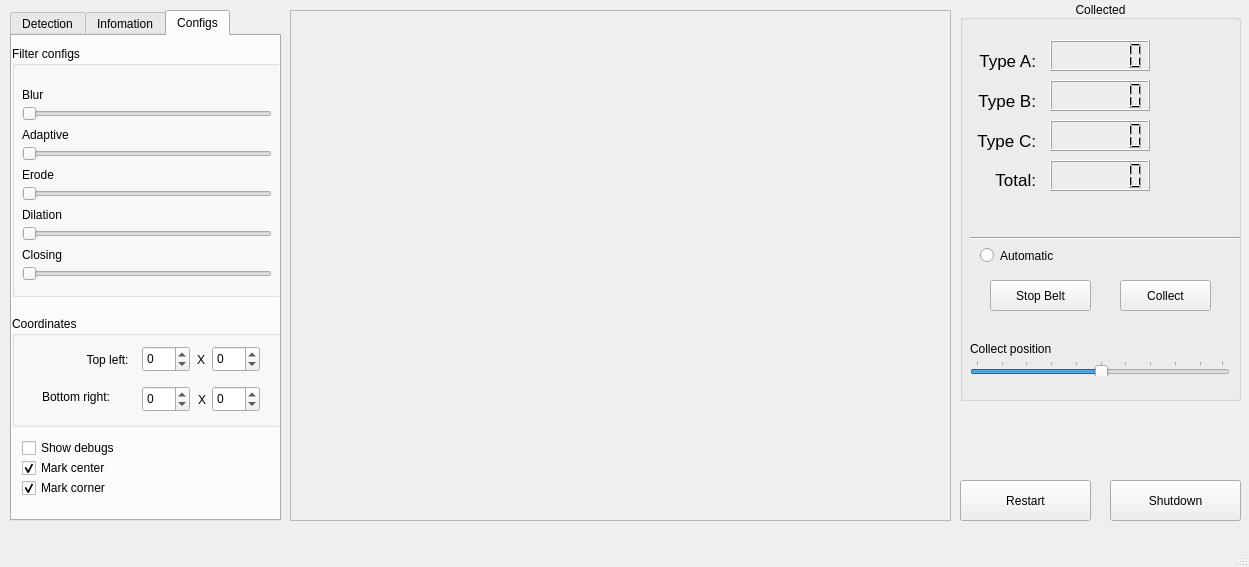
<?xml version="1.0" encoding="UTF-8"?>
<ui version="4.0">
 <class>MainWindow</class>
 <widget class="QMainWindow" name="MainWindow">
  <property name="geometry">
   <rect>
    <x>0</x>
    <y>0</y>
    <width>1249</width>
    <height>567</height>
   </rect>
  </property>
  <property name="focusPolicy">
   <enum>Qt::WheelFocus</enum>
  </property>
  <property name="windowTitle">
   <string>find object</string>
  </property>
  <property name="windowIcon">
   <iconset>
    <normaloff>images/object_01.png</normaloff>images/object_01.png</iconset>
  </property>
  <widget class="QWidget" name="centralwidget">
   <property name="sizePolicy">
    <sizepolicy hsizetype="Maximum" vsizetype="Maximum">
     <horstretch>0</horstretch>
     <verstretch>0</verstretch>
    </sizepolicy>
   </property>
   <widget class="QFrame" name="frame">
    <property name="geometry">
     <rect>
      <x>290</x>
      <y>10</y>
      <width>661</width>
      <height>511</height>
     </rect>
    </property>
    <property name="frameShape">
     <enum>QFrame::StyledPanel</enum>
    </property>
    <property name="frameShadow">
     <enum>QFrame::Raised</enum>
    </property>
    <widget class="QLabel" name="camera_label">
     <property name="geometry">
      <rect>
       <x>10</x>
       <y>10</y>
       <width>640</width>
       <height>491</height>
      </rect>
     </property>
     <property name="sizePolicy">
      <sizepolicy hsizetype="Maximum" vsizetype="Maximum">
       <horstretch>0</horstretch>
       <verstretch>0</verstretch>
      </sizepolicy>
     </property>
     <property name="text">
      <string/>
     </property>
     <property name="pixmap">
      <pixmap>../../../../../../home/hungtooc/Pictures/7e5af3311146d8188157.jpg</pixmap>
     </property>
     <property name="scaledContents">
      <bool>true</bool>
     </property>
    </widget>
   </widget>
   <widget class="QGroupBox" name="groupBox_2">
    <property name="geometry">
     <rect>
      <x>960</x>
      <y>0</y>
      <width>281</width>
      <height>401</height>
     </rect>
    </property>
    <property name="title">
     <string>Collected</string>
    </property>
    <property name="alignment">
     <set>Qt::AlignBottom|Qt::AlignHCenter</set>
    </property>
    <widget class="QLCDNumber" name="n_objectA">
     <property name="geometry">
      <rect>
       <x>90</x>
       <y>40</y>
       <width>100</width>
       <height>31</height>
      </rect>
     </property>
     <property name="font">
      <font>
       <weight>50</weight>
       <bold>false</bold>
      </font>
     </property>
     <property name="frameShape">
      <enum>QFrame::Box</enum>
     </property>
     <property name="smallDecimalPoint">
      <bool>false</bool>
     </property>
     <property name="digitCount">
      <number>6</number>
     </property>
    </widget>
    <widget class="QLCDNumber" name="n_objectB">
     <property name="geometry">
      <rect>
       <x>90</x>
       <y>80</y>
       <width>100</width>
       <height>31</height>
      </rect>
     </property>
     <property name="font">
      <font>
       <weight>50</weight>
       <bold>false</bold>
       <stylestrategy>PreferDefault</stylestrategy>
      </font>
     </property>
     <property name="cursor">
      <cursorShape>ArrowCursor</cursorShape>
     </property>
     <property name="focusPolicy">
      <enum>Qt::StrongFocus</enum>
     </property>
     <property name="frameShape">
      <enum>QFrame::Box</enum>
     </property>
     <property name="smallDecimalPoint">
      <bool>false</bool>
     </property>
     <property name="digitCount">
      <number>6</number>
     </property>
    </widget>
    <widget class="QLabel" name="label_3">
     <property name="geometry">
      <rect>
       <x>10</x>
       <y>50</y>
       <width>66</width>
       <height>21</height>
      </rect>
     </property>
     <property name="font">
      <font>
       <pointsize>13</pointsize>
      </font>
     </property>
     <property name="layoutDirection">
      <enum>Qt::LeftToRight</enum>
     </property>
     <property name="text">
      <string>Type A:</string>
     </property>
     <property name="scaledContents">
      <bool>false</bool>
     </property>
     <property name="alignment">
      <set>Qt::AlignRight|Qt::AlignTrailing|Qt::AlignVCenter</set>
     </property>
    </widget>
    <widget class="QLabel" name="label_5">
     <property name="geometry">
      <rect>
       <x>10</x>
       <y>90</y>
       <width>66</width>
       <height>21</height>
      </rect>
     </property>
     <property name="font">
      <font>
       <pointsize>13</pointsize>
      </font>
     </property>
     <property name="layoutDirection">
      <enum>Qt::LeftToRight</enum>
     </property>
     <property name="text">
      <string>Type B:</string>
     </property>
     <property name="scaledContents">
      <bool>false</bool>
     </property>
     <property name="alignment">
      <set>Qt::AlignRight|Qt::AlignTrailing|Qt::AlignVCenter</set>
     </property>
    </widget>
    <widget class="QLCDNumber" name="n_objectC">
     <property name="geometry">
      <rect>
       <x>90</x>
       <y>120</y>
       <width>100</width>
       <height>31</height>
      </rect>
     </property>
     <property name="font">
      <font>
       <weight>50</weight>
       <bold>false</bold>
      </font>
     </property>
     <property name="frameShape">
      <enum>QFrame::Box</enum>
     </property>
     <property name="smallDecimalPoint">
      <bool>false</bool>
     </property>
     <property name="digitCount">
      <number>6</number>
     </property>
    </widget>
    <widget class="QLabel" name="label_7">
     <property name="geometry">
      <rect>
       <x>10</x>
       <y>130</y>
       <width>66</width>
       <height>21</height>
      </rect>
     </property>
     <property name="font">
      <font>
       <pointsize>13</pointsize>
      </font>
     </property>
     <property name="layoutDirection">
      <enum>Qt::LeftToRight</enum>
     </property>
     <property name="text">
      <string>Type C:</string>
     </property>
     <property name="scaledContents">
      <bool>false</bool>
     </property>
     <property name="alignment">
      <set>Qt::AlignRight|Qt::AlignTrailing|Qt::AlignVCenter</set>
     </property>
    </widget>
    <widget class="QLabel" name="label_8">
     <property name="geometry">
      <rect>
       <x>10</x>
       <y>170</y>
       <width>66</width>
       <height>21</height>
      </rect>
     </property>
     <property name="font">
      <font>
       <pointsize>13</pointsize>
       <weight>50</weight>
       <bold>false</bold>
      </font>
     </property>
     <property name="layoutDirection">
      <enum>Qt::LeftToRight</enum>
     </property>
     <property name="text">
      <string>Total:</string>
     </property>
     <property name="textFormat">
      <enum>Qt::RichText</enum>
     </property>
     <property name="scaledContents">
      <bool>false</bool>
     </property>
     <property name="alignment">
      <set>Qt::AlignRight|Qt::AlignTrailing|Qt::AlignVCenter</set>
     </property>
    </widget>
    <widget class="QLCDNumber" name="n_total">
     <property name="geometry">
      <rect>
       <x>90</x>
       <y>160</y>
       <width>100</width>
       <height>31</height>
      </rect>
     </property>
     <property name="font">
      <font>
       <pointsize>11</pointsize>
       <weight>50</weight>
       <bold>false</bold>
      </font>
     </property>
     <property name="smallDecimalPoint">
      <bool>false</bool>
     </property>
     <property name="digitCount">
      <number>6</number>
     </property>
     <property name="value" stdset="0">
      <double>0.000000000000000</double>
     </property>
     <property name="intValue" stdset="0">
      <number>0</number>
     </property>
    </widget>
    <widget class="Line" name="line_4">
     <property name="geometry">
      <rect>
       <x>10</x>
       <y>230</y>
       <width>290</width>
       <height>16</height>
      </rect>
     </property>
     <property name="orientation">
      <enum>Qt::Horizontal</enum>
     </property>
    </widget>
    <widget class="QRadioButton" name="radioButton">
     <property name="geometry">
      <rect>
       <x>20</x>
       <y>240</y>
       <width>141</width>
       <height>31</height>
      </rect>
     </property>
     <property name="text">
      <string>Automatic </string>
     </property>
    </widget>
    <widget class="QPushButton" name="pushButton_stopbelt">
     <property name="geometry">
      <rect>
       <x>30</x>
       <y>280</y>
       <width>101</width>
       <height>31</height>
      </rect>
     </property>
     <property name="text">
      <string>Stop Belt</string>
     </property>
    </widget>
    <widget class="QPushButton" name="pushButton_collect">
     <property name="geometry">
      <rect>
       <x>160</x>
       <y>280</y>
       <width>91</width>
       <height>31</height>
      </rect>
     </property>
     <property name="text">
      <string>Collect</string>
     </property>
    </widget>
    <widget class="QSlider" name="horizontalSlider_collectline">
     <property name="geometry">
      <rect>
       <x>10</x>
       <y>360</y>
       <width>260</width>
       <height>16</height>
      </rect>
     </property>
     <property name="minimum">
      <number>0</number>
     </property>
     <property name="value">
      <number>50</number>
     </property>
     <property name="orientation">
      <enum>Qt::Horizontal</enum>
     </property>
     <property name="tickPosition">
      <enum>QSlider::TicksAbove</enum>
     </property>
     <property name="tickInterval">
      <number>10</number>
     </property>
    </widget>
    <widget class="QLabel" name="label_18">
     <property name="geometry">
      <rect>
       <x>10</x>
       <y>340</y>
       <width>112</width>
       <height>17</height>
      </rect>
     </property>
     <property name="text">
      <string>Collect position</string>
     </property>
    </widget>
   </widget>
   <widget class="QTabWidget" name="tabWidget">
    <property name="enabled">
     <bool>true</bool>
    </property>
    <property name="geometry">
     <rect>
      <x>10</x>
      <y>10</y>
      <width>271</width>
      <height>511</height>
     </rect>
    </property>
    <property name="currentIndex">
     <number>2</number>
    </property>
    <widget class="QWidget" name="tab_2">
     <attribute name="title">
      <string>Detection</string>
     </attribute>
     <widget class="QGroupBox" name="groupBox_5">
      <property name="geometry">
       <rect>
        <x>20</x>
        <y>20</y>
        <width>231</width>
        <height>141</height>
       </rect>
      </property>
      <property name="title">
       <string>current object</string>
      </property>
      <property name="alignment">
       <set>Qt::AlignBottom|Qt::AlignHCenter</set>
      </property>
      <widget class="QLabel" name="label_current_object">
       <property name="geometry">
        <rect>
         <x>70</x>
         <y>30</y>
         <width>100</width>
         <height>100</height>
        </rect>
       </property>
       <property name="text">
        <string/>
       </property>
       <property name="pixmap">
        <pixmap>images/object_01.png</pixmap>
       </property>
       <property name="scaledContents">
        <bool>true</bool>
       </property>
      </widget>
     </widget>
     <widget class="QLabel" name="temp_label">
      <property name="geometry">
       <rect>
        <x>10</x>
        <y>180</y>
        <width>88</width>
        <height>17</height>
       </rect>
      </property>
      <property name="text">
       <string>Object type:</string>
      </property>
     </widget>
     <widget class="QLabel" name="label_current_object_type">
      <property name="geometry">
       <rect>
        <x>170</x>
        <y>180</y>
        <width>88</width>
        <height>17</height>
       </rect>
      </property>
      <property name="text">
       <string>None</string>
      </property>
      <property name="alignment">
       <set>Qt::AlignCenter</set>
      </property>
     </widget>
     <widget class="QLabel" name="label_current_object_pos">
      <property name="geometry">
       <rect>
        <x>170</x>
        <y>210</y>
        <width>88</width>
        <height>17</height>
       </rect>
      </property>
      <property name="text">
       <string>(x,y)</string>
      </property>
      <property name="alignment">
       <set>Qt::AlignCenter</set>
      </property>
     </widget>
     <widget class="QLabel" name="temp_label_2">
      <property name="geometry">
       <rect>
        <x>10</x>
        <y>210</y>
        <width>88</width>
        <height>17</height>
       </rect>
      </property>
      <property name="text">
       <string>Position:</string>
      </property>
     </widget>
     <widget class="QLabel" name="temp_label_3">
      <property name="geometry">
       <rect>
        <x>10</x>
        <y>240</y>
        <width>88</width>
        <height>17</height>
       </rect>
      </property>
      <property name="text">
       <string>Size:</string>
      </property>
     </widget>
     <widget class="QLabel" name="label_current_object_size">
      <property name="geometry">
       <rect>
        <x>170</x>
        <y>240</y>
        <width>88</width>
        <height>17</height>
       </rect>
      </property>
      <property name="text">
       <string>(x,y)</string>
      </property>
      <property name="alignment">
       <set>Qt::AlignCenter</set>
      </property>
     </widget>
     <widget class="Line" name="line_2">
      <property name="geometry">
       <rect>
        <x>10</x>
        <y>260</y>
        <width>251</width>
        <height>16</height>
       </rect>
      </property>
      <property name="orientation">
       <enum>Qt::Horizontal</enum>
      </property>
     </widget>
    </widget>
    <widget class="QWidget" name="info">
     <attribute name="title">
      <string>Infomation</string>
     </attribute>
     <widget class="QGroupBox" name="groupBox_3">
      <property name="geometry">
       <rect>
        <x>10</x>
        <y>0</y>
        <width>241</width>
        <height>361</height>
       </rect>
      </property>
      <property name="title">
       <string/>
      </property>
      <widget class="QLabel" name="label_9">
       <property name="geometry">
        <rect>
         <x>110</x>
         <y>30</y>
         <width>100</width>
         <height>100</height>
        </rect>
       </property>
       <property name="text">
        <string/>
       </property>
       <property name="pixmap">
        <pixmap>images/object_01.png</pixmap>
       </property>
       <property name="scaledContents">
        <bool>true</bool>
       </property>
      </widget>
      <widget class="QLabel" name="label_10">
       <property name="geometry">
        <rect>
         <x>110</x>
         <y>140</y>
         <width>100</width>
         <height>100</height>
        </rect>
       </property>
       <property name="text">
        <string/>
       </property>
       <property name="pixmap">
        <pixmap>images/object_02.png</pixmap>
       </property>
       <property name="scaledContents">
        <bool>true</bool>
       </property>
      </widget>
      <widget class="QLabel" name="label_12">
       <property name="geometry">
        <rect>
         <x>110</x>
         <y>250</y>
         <width>100</width>
         <height>100</height>
        </rect>
       </property>
       <property name="text">
        <string/>
       </property>
       <property name="pixmap">
        <pixmap>images/object_03.png</pixmap>
       </property>
       <property name="scaledContents">
        <bool>true</bool>
       </property>
      </widget>
      <widget class="QLabel" name="label_13">
       <property name="geometry">
        <rect>
         <x>20</x>
         <y>70</y>
         <width>67</width>
         <height>17</height>
        </rect>
       </property>
       <property name="text">
        <string>Type A</string>
       </property>
       <property name="alignment">
        <set>Qt::AlignCenter</set>
       </property>
      </widget>
      <widget class="QLabel" name="label_14">
       <property name="geometry">
        <rect>
         <x>20</x>
         <y>180</y>
         <width>67</width>
         <height>17</height>
        </rect>
       </property>
       <property name="text">
        <string>Type B</string>
       </property>
       <property name="alignment">
        <set>Qt::AlignCenter</set>
       </property>
      </widget>
      <widget class="QLabel" name="label_15">
       <property name="geometry">
        <rect>
         <x>20</x>
         <y>290</y>
         <width>67</width>
         <height>17</height>
        </rect>
       </property>
       <property name="text">
        <string>type C</string>
       </property>
       <property name="alignment">
        <set>Qt::AlignCenter</set>
       </property>
      </widget>
     </widget>
     <widget class="Line" name="line">
      <property name="geometry">
       <rect>
        <x>20</x>
        <y>370</y>
        <width>221</width>
        <height>20</height>
       </rect>
      </property>
      <property name="orientation">
       <enum>Qt::Horizontal</enum>
      </property>
     </widget>
    </widget>
    <widget class="QWidget" name="tab">
     <attribute name="title">
      <string>Configs</string>
     </attribute>
     <widget class="QGroupBox" name="groupBox_4">
      <property name="geometry">
       <rect>
        <x>0</x>
        <y>10</y>
        <width>270</width>
        <height>251</height>
       </rect>
      </property>
      <property name="title">
       <string>Filter configs</string>
      </property>
      <widget class="QLabel" name="label_4">
       <property name="geometry">
        <rect>
         <x>10</x>
         <y>40</y>
         <width>59</width>
         <height>17</height>
        </rect>
       </property>
       <property name="text">
        <string>Blur</string>
       </property>
       <property name="alignment">
        <set>Qt::AlignLeading|Qt::AlignLeft|Qt::AlignVCenter</set>
       </property>
      </widget>
      <widget class="QLabel" name="label_6">
       <property name="geometry">
        <rect>
         <x>10</x>
         <y>120</y>
         <width>59</width>
         <height>17</height>
        </rect>
       </property>
       <property name="text">
        <string>Erode</string>
       </property>
       <property name="alignment">
        <set>Qt::AlignLeading|Qt::AlignLeft|Qt::AlignVCenter</set>
       </property>
      </widget>
      <widget class="QLabel" name="label_11">
       <property name="geometry">
        <rect>
         <x>10</x>
         <y>160</y>
         <width>59</width>
         <height>17</height>
        </rect>
       </property>
       <property name="text">
        <string>Dilation</string>
       </property>
       <property name="alignment">
        <set>Qt::AlignLeading|Qt::AlignLeft|Qt::AlignVCenter</set>
       </property>
      </widget>
      <widget class="QLabel" name="label_16">
       <property name="geometry">
        <rect>
         <x>10</x>
         <y>200</y>
         <width>59</width>
         <height>17</height>
        </rect>
       </property>
       <property name="text">
        <string>Closing</string>
       </property>
       <property name="alignment">
        <set>Qt::AlignLeading|Qt::AlignLeft|Qt::AlignVCenter</set>
       </property>
      </widget>
      <widget class="QSlider" name="horizontalSlider_blur">
       <property name="geometry">
        <rect>
         <x>10</x>
         <y>60</y>
         <width>250</width>
         <height>16</height>
        </rect>
       </property>
       <property name="minimum">
        <number>3</number>
       </property>
       <property name="maximum">
        <number>10</number>
       </property>
       <property name="orientation">
        <enum>Qt::Horizontal</enum>
       </property>
      </widget>
      <widget class="QSlider" name="horizontalSlider_erode">
       <property name="geometry">
        <rect>
         <x>10</x>
         <y>140</y>
         <width>250</width>
         <height>16</height>
        </rect>
       </property>
       <property name="minimum">
        <number>2</number>
       </property>
       <property name="maximum">
        <number>10</number>
       </property>
       <property name="orientation">
        <enum>Qt::Horizontal</enum>
       </property>
      </widget>
      <widget class="QSlider" name="horizontalSlider_dilation">
       <property name="geometry">
        <rect>
         <x>10</x>
         <y>180</y>
         <width>250</width>
         <height>16</height>
        </rect>
       </property>
       <property name="minimum">
        <number>3</number>
       </property>
       <property name="maximum">
        <number>10</number>
       </property>
       <property name="orientation">
        <enum>Qt::Horizontal</enum>
       </property>
      </widget>
      <widget class="QSlider" name="horizontalSlider_closing">
       <property name="geometry">
        <rect>
         <x>10</x>
         <y>220</y>
         <width>250</width>
         <height>16</height>
        </rect>
       </property>
       <property name="minimum">
        <number>3</number>
       </property>
       <property name="maximum">
        <number>15</number>
       </property>
       <property name="orientation">
        <enum>Qt::Horizontal</enum>
       </property>
      </widget>
      <widget class="QSlider" name="horizontalSlider_adaptive">
       <property name="geometry">
        <rect>
         <x>10</x>
         <y>100</y>
         <width>250</width>
         <height>16</height>
        </rect>
       </property>
       <property name="minimum">
        <number>1</number>
       </property>
       <property name="maximum">
        <number>5</number>
       </property>
       <property name="orientation">
        <enum>Qt::Horizontal</enum>
       </property>
      </widget>
      <widget class="QLabel" name="label_17">
       <property name="geometry">
        <rect>
         <x>10</x>
         <y>80</y>
         <width>67</width>
         <height>17</height>
        </rect>
       </property>
       <property name="text">
        <string>Adaptive</string>
       </property>
       <property name="alignment">
        <set>Qt::AlignLeading|Qt::AlignLeft|Qt::AlignVCenter</set>
       </property>
      </widget>
     </widget>
     <widget class="QCheckBox" name="checkBox_markdebug">
      <property name="geometry">
       <rect>
        <x>10</x>
        <y>400</y>
        <width>140</width>
        <height>24</height>
       </rect>
      </property>
      <property name="text">
       <string>Show debugs</string>
      </property>
      <property name="checked">
       <bool>false</bool>
      </property>
     </widget>
     <widget class="QCheckBox" name="checkBox_markcorner">
      <property name="geometry">
       <rect>
        <x>10</x>
        <y>440</y>
        <width>140</width>
        <height>24</height>
       </rect>
      </property>
      <property name="text">
       <string>Mark corner</string>
      </property>
      <property name="checked">
       <bool>true</bool>
      </property>
     </widget>
     <widget class="QCheckBox" name="checkBox_markcenter">
      <property name="geometry">
       <rect>
        <x>10</x>
        <y>420</y>
        <width>140</width>
        <height>24</height>
       </rect>
      </property>
      <property name="text">
       <string>Mark center</string>
      </property>
      <property name="checked">
       <bool>true</bool>
      </property>
     </widget>
     <widget class="QGroupBox" name="groupBox">
      <property name="enabled">
       <bool>true</bool>
      </property>
      <property name="geometry">
       <rect>
        <x>0</x>
        <y>280</y>
        <width>270</width>
        <height>111</height>
       </rect>
      </property>
      <property name="title">
       <string>Coordinates</string>
      </property>
      <property name="checkable">
       <bool>false</bool>
      </property>
      <widget class="QLabel" name="label">
       <property name="geometry">
        <rect>
         <x>60</x>
         <y>30</y>
         <width>71</width>
         <height>21</height>
        </rect>
       </property>
       <property name="text">
        <string>Top left:</string>
       </property>
       <property name="alignment">
        <set>Qt::AlignBottom|Qt::AlignHCenter</set>
       </property>
      </widget>
      <widget class="QLabel" name="label_2">
       <property name="geometry">
        <rect>
         <x>30</x>
         <y>70</y>
         <width>101</width>
         <height>21</height>
        </rect>
       </property>
       <property name="text">
        <string>Bottom right:</string>
       </property>
       <property name="alignment">
        <set>Qt::AlignLeading|Qt::AlignLeft|Qt::AlignVCenter</set>
       </property>
      </widget>
      <widget class="QLabel" name="label_19">
       <property name="geometry">
        <rect>
         <x>185</x>
         <y>35</y>
         <width>12</width>
         <height>17</height>
        </rect>
       </property>
       <property name="text">
        <string>X</string>
       </property>
      </widget>
      <widget class="QLabel" name="label_20">
       <property name="geometry">
        <rect>
         <x>186</x>
         <y>75</y>
         <width>12</width>
         <height>17</height>
        </rect>
       </property>
       <property name="text">
        <string>X</string>
       </property>
      </widget>
      <widget class="QSpinBox" name="spinBox_topleft_x">
       <property name="geometry">
        <rect>
         <x>130</x>
         <y>30</y>
         <width>48</width>
         <height>26</height>
        </rect>
       </property>
       <property name="minimum">
        <number>-200</number>
       </property>
       <property name="maximum">
        <number>200</number>
       </property>
       <property name="value">
        <number>0</number>
       </property>
      </widget>
      <widget class="QSpinBox" name="spinBox_topleft_y">
       <property name="geometry">
        <rect>
         <x>200</x>
         <y>30</y>
         <width>48</width>
         <height>26</height>
        </rect>
       </property>
       <property name="minimum">
        <number>-200</number>
       </property>
       <property name="maximum">
        <number>200</number>
       </property>
       <property name="value">
        <number>0</number>
       </property>
      </widget>
      <widget class="QSpinBox" name="spinBox_bottomright_x">
       <property name="geometry">
        <rect>
         <x>130</x>
         <y>70</y>
         <width>48</width>
         <height>26</height>
        </rect>
       </property>
       <property name="minimum">
        <number>-200</number>
       </property>
       <property name="maximum">
        <number>200</number>
       </property>
       <property name="value">
        <number>0</number>
       </property>
      </widget>
      <widget class="QSpinBox" name="spinBox_bottomright_y">
       <property name="geometry">
        <rect>
         <x>200</x>
         <y>70</y>
         <width>48</width>
         <height>26</height>
        </rect>
       </property>
       <property name="minimum">
        <number>-200</number>
       </property>
       <property name="maximum">
        <number>200</number>
       </property>
       <property name="value">
        <number>0</number>
       </property>
      </widget>
     </widget>
    </widget>
   </widget>
   <widget class="QPushButton" name="pushButton_shutdown">
    <property name="geometry">
     <rect>
      <x>1110</x>
      <y>480</y>
      <width>131</width>
      <height>41</height>
     </rect>
    </property>
    <property name="text">
     <string>Shutdown</string>
    </property>
    <property name="icon">
     <iconset theme="shut">
      <normaloff>.</normaloff>.</iconset>
    </property>
   </widget>
   <widget class="QPushButton" name="pushButton_restart">
    <property name="geometry">
     <rect>
      <x>960</x>
      <y>480</y>
      <width>131</width>
      <height>41</height>
     </rect>
    </property>
    <property name="text">
     <string>Restart</string>
    </property>
   </widget>
  </widget>
  <widget class="QMenuBar" name="menubar">
   <property name="geometry">
    <rect>
     <x>0</x>
     <y>0</y>
     <width>1249</width>
     <height>22</height>
    </rect>
   </property>
  </widget>
  <widget class="QStatusBar" name="statusbar"/>
 </widget>
 <resources/>
 <connections/>
</ui>
